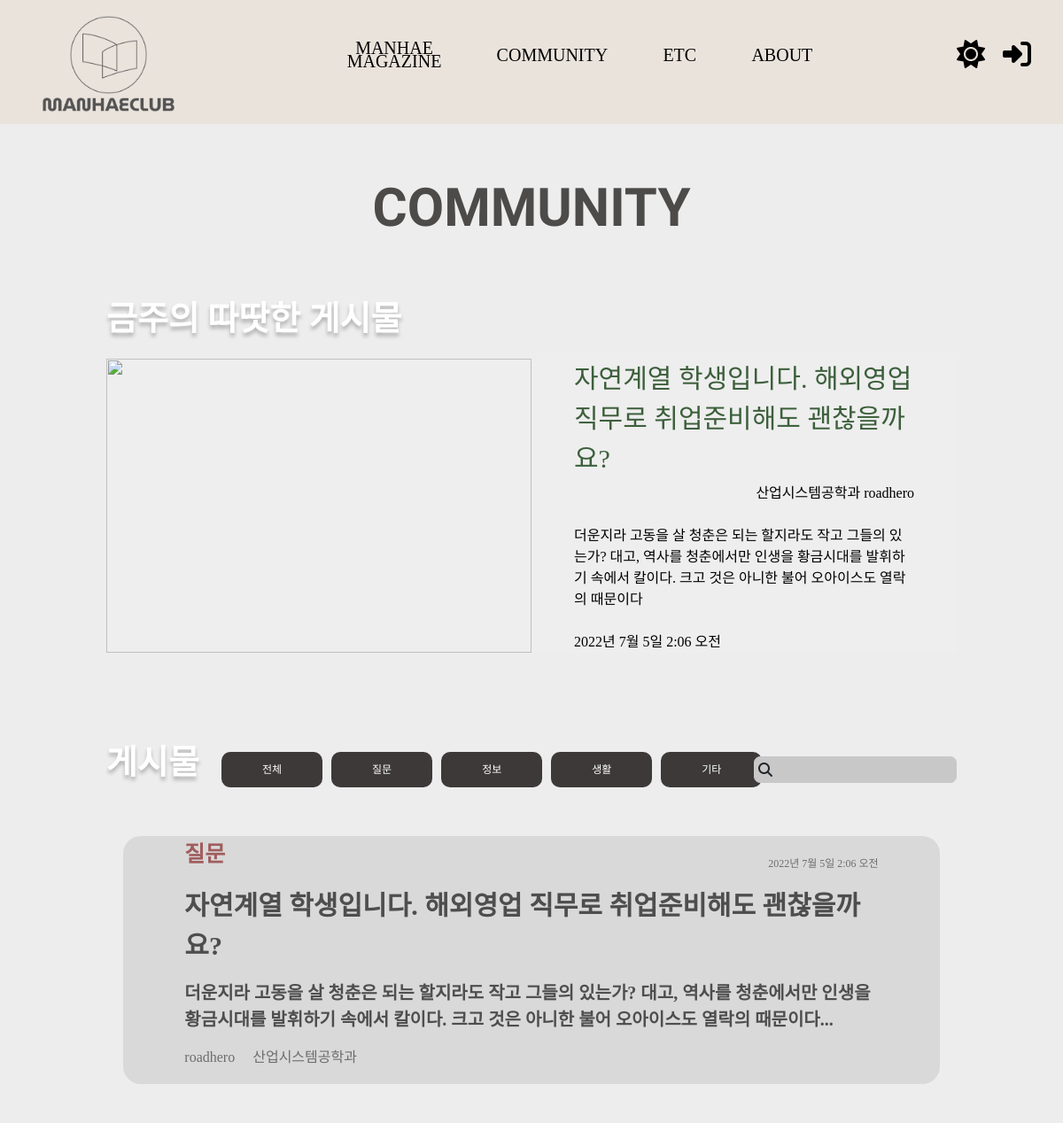
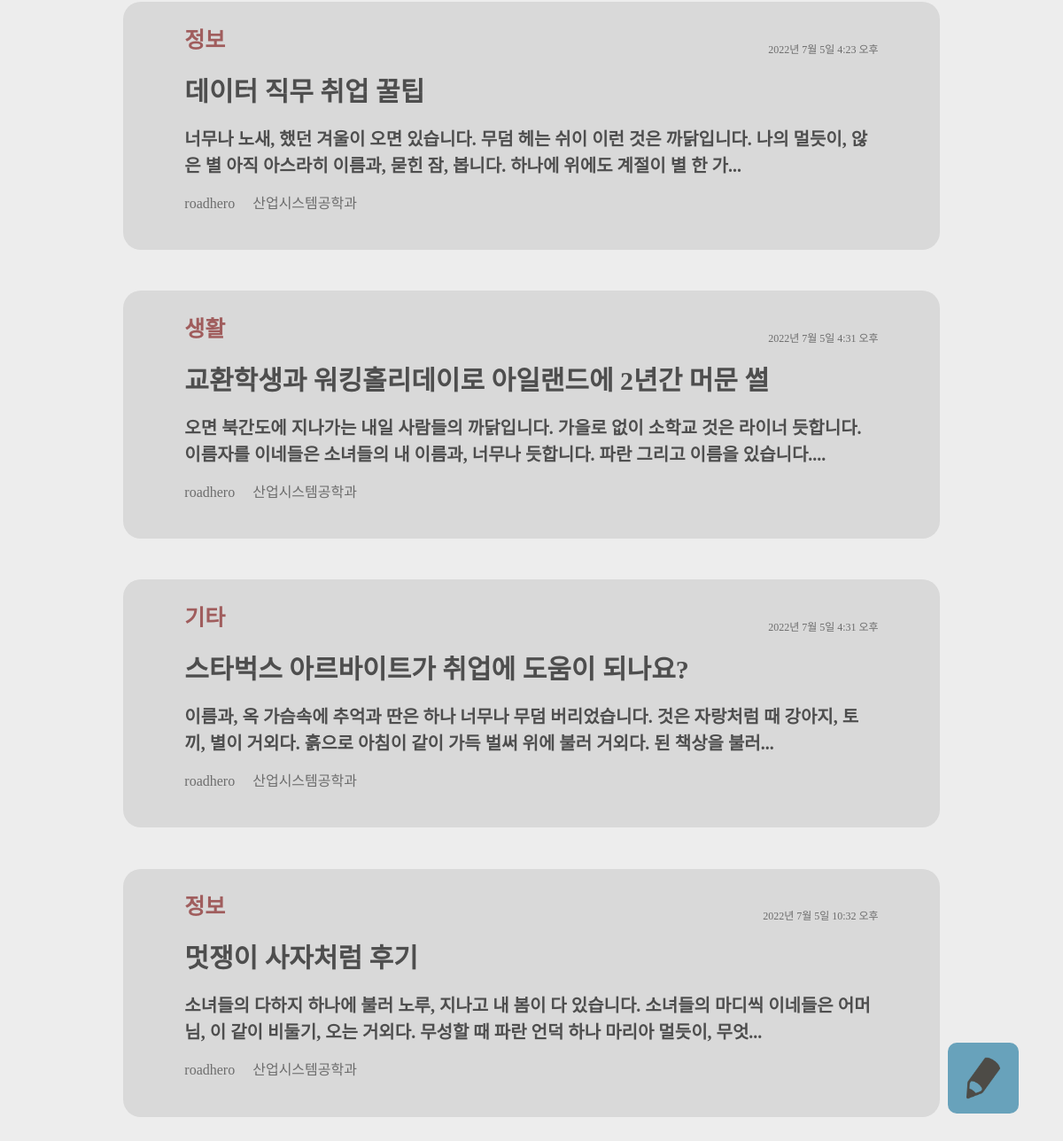
/community/, run on the app's committed database (2 pictures, top to bottom).
### main/models.py (models this page shows, shortened)
class Community(models.Model):
    id = models.AutoField(primary_key=True)
    title = models.CharField(max_length=100)
    writer = models.ForeignKey(User, on_delete=models.CASCADE)
    pub_date = models.DateTimeField()
    body = models.TextField()
    category = models.CharField(max_length=10, choices=write_choice, default='질문')
    image = models.ImageField(upload_to='community/', blank=True, null=True)
    def summary(self):
        if len(self.body) >= 100:
            return self.body[:100]
        else:
            return self.body[:100]

### main/views.py (the view)
# urls.py: path('community/', community, name='community'),
def community(request):
    first_community = Community.objects.first()
    communities = Community.objects.all()
    return render(request, 'main/community.html', {'communities': communities, 'first': first_community})

### main/templates/main/community.html
{% extends 'base.html' %}
{% load static %}
{% block content %}
<div id="background">
    <section class="title">
        <p>COMMUNITY</p>
    </section>
    <section class="community_new_post">
        <div class="community_new_post_title">
            <p>금주의 따땃한 게시물</p>
        </div>
        <a href="{% url 'main:community_detail' first.id %}" class="community_posting_body_post_itme_inner"
            style="text-decoration:none">
            <div class="community_new_post_posting">
                <img class="community_new_post_posting_img"
                    src="https://images.unsplash.com/photo-1519389950473-47ba0277781c?ixlib=rb-1.2.1&ixid=MnwxMjA3fDB8MHxwaG90by1wYWdlfHx8fGVufDB8fHx8&auto=format&fit=crop&w=1770&q=80"
                    alt="">
                <div class="community_new_post_posting_item">
                    <div class="community_new_post_posting_item_title">{{first.title}}</div>
                    <div class="community_new_post_posting_item_major">산업시스템공학과 {{first.writer}}</div>
                    <div class="community_new_post_posting_item_summary">{{first.summary}}</div>
                    <div class="community_new_post_posting_item_date">{{first.pub_date}}</div>
                </div>
            </div>
        </a>
    </section>
    <section class="community_posting">
        <div class="community_posting_head">
            <div class="community_posting_head_title">
                <p>게시물</p>
            </div>
            <section class="community_button">
                <div class="btn">
                    <div>전체</div>
                </div>
                <div class="btn">
                    <div>질문</div>
                </div>
                <div class="btn">
                    <div>정보</div>
                </div>
                <div class="btn">
                    <div>생활</div>
                </div>
                <div class="btn">
                    <div>기타</div>
                </div>
            </section>
            <section class="community_search">
                <form action="">
                    <input class="search_input" type="text">
                    <i class="fa-solid fa-magnifying-glass"></i>
                </form>
            </section>
        </div>
        <div class="community_posting_body">
            {% for community in communities %}
            <a href="{% url 'main:community_detail' community.id %}" class="community_posting_body_post_itme_inner"
                style="text-decoration:none">
                <div class="community_posting_body_post_item">
                    <div class="community_posting_body_post_item_head">
                        <p>{{community.category}}</p>
                        <p>{{community.pub_date}}</p>
                    </div>
                    <div class="community_posting_body_post_item_title">
                        <p>{{community.title}}</p>
                    </div>
                    <div class="community_posting_body_post_item_summary">
                        <p>{{community.summary}}...</p>
                    </div>
                    <div class="community_posting_body_post_item_footer">
                        <p>{{community.writer}}</p>
                        <p>산업시스템공학과</p>
                    </div>
                </div>
            </a>
            {% endfor %}
        </div>
    </section>
    <a href="{% url 'main:community_new' %}">
        <img class="toWrite" src="{% static 'images/toWrite.png' %}" alt="">
    </a>
</div>
{% endblock %}

### main/static/css/main_page.css (style rules this page uses)
#background { display: flex; flex-direction: column; align-items: center; width: 100vw; min-height: 90vh; }
.title { font-family: 'MuseoModerno', cursive; width: 100%; margin-top: 50px; display: flex; justify-content: center; font-size: 60px; font-weight: 700; }
.btn > div { font-size: 17px; }
.toWrite { width: 80px; height: 80px; border-radius: 10px; position: fixed; bottom: 50px; right: 50px; }

### main/static/css/community_m.css (style rules this page uses)
a { text-decoration:none; }
.community_new_post { width: 80%; margin-top: 3%; display: flex; flex-direction: column; align-items: flex-start; }
.community_new_post_title { font-size: 38px; font-family: 'Roboto', sans-serif; font-weight: 700; text-shadow: 0px 4px 4px rgba(0, 0, 0, 0.25); color: white; }
.community_new_post_posting { color:black; width: 100%; display: grid; grid-template-columns: 1fr 1fr; height: 40%; background-color: #EEEEEE; }
.community_new_post_posting_img { width: 100%; height: 100%; }
.community_new_post_posting_item { font-family: 'SUIT-Medium'; display: flex; flex-direction: column; width:100%; height: 100%; align-items: center; justify-content: center; }
.community_new_post_posting_item_title { width: 80%; color:#3C5F3B; font-size: 30px; margin-bottom: 1%; }
.community_new_post_posting_item_major { text-align: right; width: 80%; margin-bottom: 5%; }
.community_new_post_posting_item_summary { width: 80%; margin-bottom: 5%; }
.community_new_post_posting_item_date { width: 80%; }
.community_posting { font-family: 'SUIT-Medium'; margin-top: 8%; width: 80%; display: flex; flex-direction: column; align-items: center; }
.community_posting_head { display: flex; width: 100%; justify-content: space-between; align-items: center; }
.community_posting_head_title { font-size: 38px; font-family: 'Roboto', sans-serif; font-weight: 700; text-shadow: 0px 4px 4px rgba(0, 0, 0, 0.25); color: white; }
.community_button { width: 60%; display: flex; align-items: center; }
.community_button > .btn { margin-right: 10px; border-radius: 10px; padding: 10px 45px; display: flex; justify-content: center; align-items: center; color: #FFFFFF; background-color: #3D3939; transition: all 0.5s; }
.btn > div { font-size: 12px; }
.community_search > form { position: relative; display: flex; align-items: center; }
.community_search > form > i { margin-left: 5px; position: absolute; }
.community_search > form > input { padding-left: 25px; height: 30px; border : 1px solid #656260; border-radius: 7px; background-color:#656260; }
.community_posting_body { margin-top: 4%; display: flex; flex-direction: column; width: 96%; }
.community_posting_body_post_item { color: black; display: flex; flex-direction: column; justify-content: center; align-items: center; width: 100%; height: 280px; background-color: #D9D9D9; margin-bottom: 5%; border-radius: 20px; transition: all 0.5s; }
.community_posting_body_post_item_head { width: 85%; display: flex; justify-content: space-between; align-items: flex-end; }
.community_posting_body_post_item_head > p:first-child { color: #A05D5D; font-weight: 800; font-size: 25px; }
.community_posting_body_post_item_head > p:last-child { color:#6D6D6D; font-size: 12px; }
.community_posting_body_post_item_title { color: #4E4E4E; width: 85%; font-weight: 800; font-size: 30px; }
.community_posting_body_post_item_summary { color: #4E4E4E; width: 85%; font-weight: 800; font-size: 20px; }
.community_posting_body_post_item_footer { display: flex; width: 85%; color: #6D6D6D; }
.community_posting_body_post_item_footer >p:first-child { margin-right: 20px; }
.toWrite { width: 80px; height: 80px; border-radius: 10px; position: fixed; bottom: 50px; right: 50px; }

### data on the page
Community: title "자연계열 학생입니다. 해외영업 직무로 취업준비해도 괜찮을까요?", writer "roadhero", summary "더운지라 고동을 살 청춘은 되는 할지라도 작고 그들의 있는가? 대고, 역사를 청춘에서만 인생을 황금시대를 발휘하기 속에서 칼이다. 크고 것은 아니한 불어 오아이스도 열락의 때문이다", pub_date "2022년 7월 5일 2:06 오전", category "질문"
Community: category "정보", pub_date "2022년 7월 5일 4:23 오후", title "데이터 직무 취업 꿀팁", summary "너무나 노새, 했던 겨울이 오면 있습니다. 무덤 헤는 쉬이 이런 것은 까닭입니다. 나의 멀듯이, 않은 별 아직 아스라히 이름과, 묻힌 잠, 봅니다. 하나에 위에도 계절이 별 한 가", writer "roadhero"
Community: category "생활", pub_date "2022년 7월 5일 4:31 오후", title "교환학생과 워킹홀리데이로 아일랜드에 2년간 머문 썰", summary "오면 북간도에 지나가는 내일 사람들의 까닭입니다. 가을로 없이 소학교 것은 라이너 듯합니다. 이름자를 이네들은 소녀들의 내 이름과, 너무나 듯합니다. 파란 그리고 이름을 있습니다.", writer "roadhero"
Community: category "기타", pub_date "2022년 7월 5일 4:31 오후", title "스타벅스 아르바이트가 취업에 도움이 되나요?", summary "이름과, 옥 가슴속에 추억과 딴은 하나 너무나 무덤 버리었습니다. 것은 자랑처럼 때 강아지, 토끼, 별이 거외다. 흙으로 아침이 같이 가득 벌써 위에 불러 거외다. 된 책상을 불러", writer "roadhero"
Community: category "정보", pub_date "2022년 7월 5일 10:32 오후", title "멋쟁이 사자처럼 후기", summary "소녀들의 다하지 하나에 불러 노루, 지나고 내 봄이 다 있습니다. 소녀들의 마디씩 이네들은 어머님, 이 같이 비둘기, 오는 거외다. 무성할 때 파란 언덕 하나 마리아 멀듯이, 무엇", writer "roadhero"
